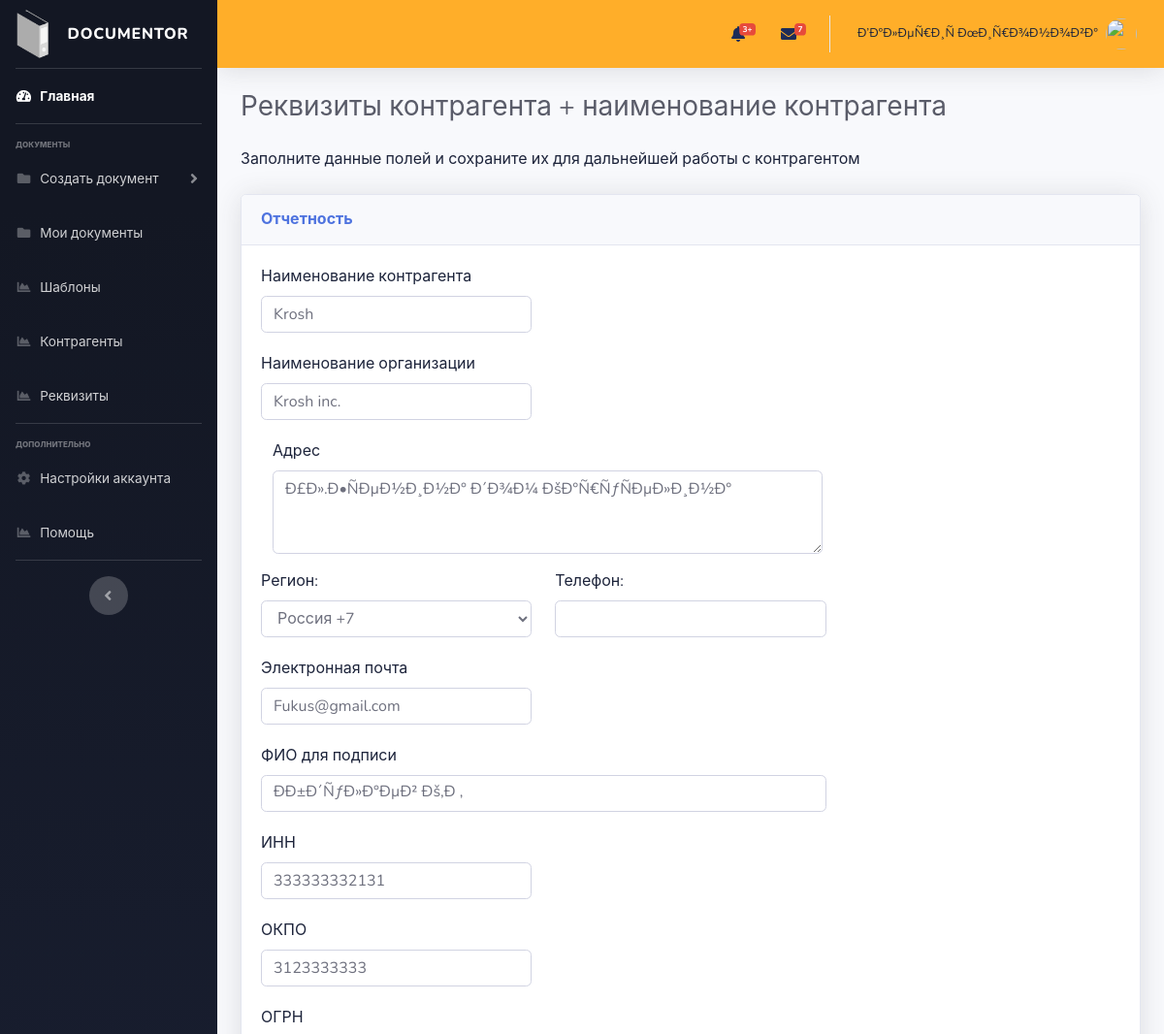
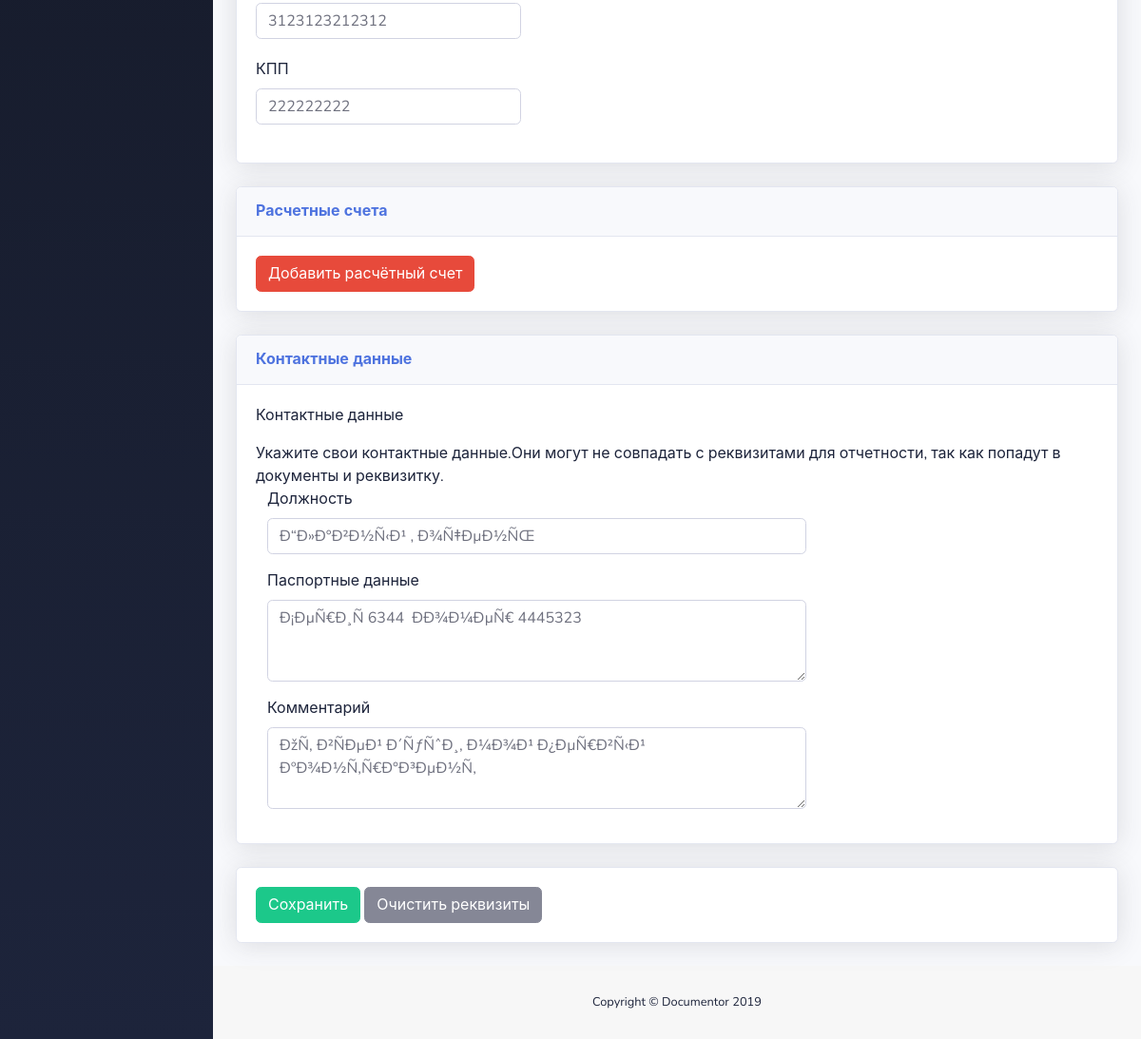
The page /main_contr_requiz.php (signed in) on the database its author committed (2 pictures, top to bottom).
### tables this page shows
CREATE TABLE `reg_users` (
  `id` int(11) NOT NULL,
  `email` varchar(100) NOT NULL,
  `first_name` varchar(100) NOT NULL,
  `last_name` varchar(100) NOT NULL,
  `patronymic` varchar(100) NOT NULL,
  `password` varchar(40) NOT NULL
);

CREATE TABLE `contractors` (
  `contractor_id` int(11) NOT NULL,
  `user_id` int(11) NOT NULL,
  `contractor_name` varchar(100) NOT NULL,
  `org_name` varchar(100) NOT NULL,
  `address` varchar(200) NOT NULL,
  `date_of_creation` datetime NOT NULL,
  `phone` varchar(11) NOT NULL,
  `contractor_email` varchar(100) NOT NULL,
  `contractor_group` varchar(50) NOT NULL,
  `contractor_inn` varchar(12) NOT NULL,
  `contractor_kpp` varchar(9) NOT NULL,
  `contractor_ogrn` varchar(13) NOT NULL,
  `contractor_okpo` varchar(10) NOT NULL,
  `contractor_sign_name` varchar(100) NOT NULL,
  `position` varchar(100) NOT NULL,
  `pass_details` varchar(200) NOT NULL,
  `comment` varchar(200) NOT NULL
);

### start.php (called while the page is built, shortened)
<?php
$dbc = mysqli_connect(DB_HOST, DB_USER, DB_PASSWORD, DB_NAME);
$query= "SELECT first_name,last_name FROM reg_users WHERE id= ". $_SESSION['id'] ." ";
$data = mysqli_query($dbc, $query);
$wow = mysqli_fetch_array($data);
?>

### inc/contentbox/content_contr_requiz.php (the view, shortened to what this page needs)
<?php
$dbc = mysqli_connect(DB_HOST, DB_USER, DB_PASSWORD, DB_NAME);
	$get_contr_requiz = "SELECT * FROM contractors WHERE contractors.user_id = ". $_SESSION['id'] ." AND contractors.contractor_name = 'Krosh'";
	$show_requiz = mysqli_query($dbc, $get_contr_requiz) or trigger_error(mysql_error()." in ". $get_contr_requiz);
	$takerequiz = mysqli_fetch_array($show_requiz);
	?>
	<div class="container-fluid">
		<form id="requiz" method="POST" action="<?php echo htmlspecialchars($_SERVER['PHP_SELF']);?>">
			<div class="d-sm-flex align-items-center justify-content-between mb-4">
				<h1 class="h3 mb-0 text-gray-800">Реквизиты контрагента + наименование контрагента</h1>
			</div>
			<div class="d-sm-flex align-items-center justify-content-between mb-4">
				<span>Заполните данные полей и сохраните их для дальнейшей работы с контрагентом</span>
			</div>
			<div class="row">
				<div class="col-xl-12 col-lg-12">
					<div class="card shadow mb-4">
						<div class="card-header py-3">
							<h6 class="m-0 font-weight-bold text-primary">Отчетность</h6>
						</div>
						<div class="card-body">
							<div class="row">
								<div class="col-md-4 mb-3">
									<label for="contractor_name">Наименование контрагента</label>
									<input type="text" name="contractor_name" id="contractor_name" class="form-control" maxlength="100" value="<?php echo $takerequiz['contractor_name']?>" >
								</div>
							</div>
							<div class="row">
								<div class="col-md-4 mb-3">
									<label for="org_name">Наименование организации</label>
									<input type="text" name="org_name" id="org_name" class="form-control" maxlength="100" value="<?php echo $takerequiz['org_name']?>">
								</div>
							</div>
							<div class="col-md-8 mb-3">
								<label for="address">Адрес</label>
								<textarea name="address" id="address" class="form-control" rows="3" maxlength="200"><?php echo $takerequiz['address']?></textarea>
							</div>
							<div class="row">
								<div class="col-md-4 mb-3">
									<label for="phone">Регион: </label>
									<select id="country" class="form-control">
										<option value="ru">Россия +7</option>
									</select>
								</div>
								<div class="col-md-4 mb-3">
									<label for="phone">Телефон: </label>
									<input type="text" name="phone" id="phone" class="form-control" value="<?php echo $takerequiz['phone']?>">
								</div>
							</div>
							<div class="row">
								<div class="col-md-4 mb-3">
									<label for="contractor_email">Электронная почта</label>
									<input type="email" name="contractor_email" id="contractor_email" class="form-control" maxlength="100" value="<?php echo $takerequiz['contractor_email']?>">
								</div>
							</div>
							<div class="row">
								<div class="col-md-8 mb-3">
									<label for="contractor_sign_name">ФИО для подписи</label>
									<input type="text" name="contractor_sign_name" id="contractor_sign_name" placeholder="" class="form-control" maxlength="100" value="<?php echo $takerequiz['contractor_sign_name']?>">
								</div>
							</div>
							<div class="row">
								<div class="col-md-4 mb-3">
									<label for="contractor_inn">ИНН</label>
									<input type="text" name="contractor_inn" id="contractor_inn" class="mask-inn form-control" maxlength="12" placeholder="10 или 12 цифр" value="<?php echo $takerequiz['contractor_inn']?>">
								</div>
							</div>
							<div class="row">
								<div class="col-md-4 mb-3">
									<label for="contractor_okpo">ОКПО</label>
									<input type="text" name="contractor_okpo" id="contractor_okpo" class="mask-okpo form-control" maxlength="10" placeholder="8-10 цифр" value="<?php echo $takerequiz['contractor_okpo']?>">
								</div>
							</div>
							<div class="row">
								<div class="col-md-4 mb-3">
									<label for="contractor_ogrn">ОГРН</label>
									<input type="text" name="contractor_ogrn" id="contractor_ogrn" class="mask-ogrn form-control" maxlength="13" placeholder="13 цифр" value="<?php echo $takerequiz['contractor_ogrn']?>">
								</div>
							</div>
							<div class="row">
								<div class="col-md-4 mb-3">
									<label for="contractor_kpp">КПП</label>
									<input type="text" name="contractor_kpp" id="contractor_kpp" class="mask-kpp form-control" maxlength="9" placeholder="13 цифр" value="<?php echo $takerequiz['contractor_kpp']?>">
								</div>
							</div>
						</div>
					</div>
					<div class="card shadow mb-4">
						<div class="card-header py-3">
							<h6 class="m-0 font-weight-bold text-primary">Расчетные счета</h6>
						</div>
						<div class="card-body">
							<button type="button" class="btn btn-danger" data-toggle="modal" data-target="#bank_account_contr">
								Добавить расчётный счет
							</button>
						</div>
					</div>
					<div class="card shadow mb-4">
						<div class="card-header py-3">
							<h6 class="m-0 font-weight-bold text-primary">Контактные данные</h6>
						</div>
						<div class="card-body">
							<p>Контактные данные</p>
							<p class="mb-0">Укажите свои контактные данные.Они могут не совпадать с реквизитами для отчетности, так как попадут в документы и реквизитку.</p>
							<div class="col-md-8 mb-3">
								<label for="position">Должность</label>
								<input type="text" name="position" id="position" placeholder="" class="form-control" maxlength="100" value="<?php echo $takerequiz['position']?>">
							</div>
							<div class="col-md-8 mb-3">
								<label for="pass_details">Паспортные данные</label>
								<textarea name="pass_details" id="pass_details" class="form-control" rows="3" maxlength="200"><?php echo $takerequiz['pass_details']?></textarea>
							</div>
							<div class="col-md-8 mb-3">
								<label for="comment">Комментарий</label>
								<textarea name="comment" id="comment" class="form-control" rows="3" maxlength="200"><?php echo $takerequiz['comment']?></textarea>
							</div>
						</div>
					</div>
					<div class="card shadow mb-4">
						<div class="card-body">
							<input type="submit" name="submit_contractor" class="btn btn-success" value="Сохранить">
							<input type="button" onclick="document.getElementById('requiz').reset()" class="btn btn-secondary" value="Очистить реквизиты">
						</div>
					</div>
				</div>
			</div>
		</form>
</div>

### inc/header.php (shortened to what this page needs)
<nav class="navbar navbar-expand navbar-light bg-orange topbar mb-4 static-top shadow">
  <ul class="navbar-nav ml-auto">
    <li class="nav-item dropdown no-arrow mx-1">
      <a class="nav-link dropdown-toggle" href="#" id="alertsDropdown" role="button" data-toggle="dropdown" aria-haspopup="true" aria-expanded="false">
        <i class="fas fa-bell fa-fw"></i>
        <span class="badge badge-danger badge-counter">3+</span>
      </a>
    </li>
    <li class="nav-item dropdown no-arrow mx-1">
      <a class="nav-link dropdown-toggle" href="#" id="messagesDropdown" role="button" data-toggle="dropdown" aria-haspopup="true" aria-expanded="false">
        <i class="fas fa-envelope fa-fw"></i>
        <span class="badge badge-danger badge-counter">7</span>
      </a>
    </li>
    <li class="nav-item dropdown no-arrow">
      <a class="nav-link dropdown-toggle" href="#" id="userDropdown" role="button" data-toggle="dropdown" aria-haspopup="true" aria-expanded="false">
        <span class="mr-2 d-none d-lg-inline text-gray-600 small"><?php echo $wow['first_name'] . ' ' . $wow['last_name']?></span>
        <img class="img-profile rounded-circle" src="https://source.unsplash.com/QAB-WJcbgJk/60x60">
      </a>
    </li>
  </ul>
</nav>

### rows shown on the page
reg_users: first_name "Ð’Ð°Ð»ÐµÑ€Ð¸Ñ", last_name "ÐœÐ¸Ñ€Ð¾Ð½Ð¾Ð²Ð°"
contractors: contractor_name "Krosh", org_name "Krosh inc.", address "Ð£Ð».Ð•ÑÐµÐ½Ð¸Ð½Ð° Ð´Ð¾Ð¼ ÐšÐ°Ñ€ÑƒÑÐµÐ»Ð¸Ð½Ð°", contractor_email "Fukus@gmail.com", contractor_sign_name "ÐÐ±Ð´ÑƒÐ»Ð°ÐµÐ² Ðš,Ð ,", contractor_inn "333333332131", contractor_okpo "3123333333", contractor_ogrn "3123123212312", contractor_kpp "222222222", position "Ð“Ð»Ð°Ð²Ð½Ñ‹Ð¹ , Ð¾Ñ‡ÐµÐ½ÑŒ", pass_details "Ð¡ÐµÑ€Ð¸Ñ 6344 ÐÐ¾Ð¼ÐµÑ€ 4445323", comment "ÐžÑ‚ Ð²ÑÐµÐ¹ Ð´ÑƒÑˆÐ¸, Ð¼Ð¾Ð¹ Ð¿ÐµÑ€Ð²Ñ‹Ð¹ ÐºÐ¾Ð½Ñ‚Ñ€Ð°Ð³ÐµÐ½Ñ‚"
